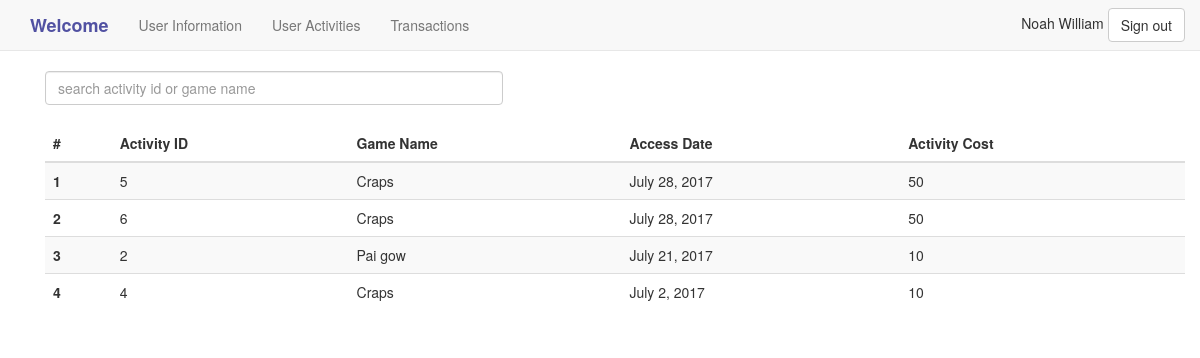
Screenshot of /User_Management/user_activity/ (signed in) with the database file from the repository.
### User_Management/models.py (models this page shows, shortened)
class ActivitiesRecord(models.Model):
    activity_id = models.AutoField(primary_key=True)
    access_date = models.DateField(auto_now_add=True)
    user_id = models.ForeignKey(MyUser)
    game_name = models.ForeignKey(Game)
    activity_cost = models.IntegerField()

class Game(models.Model):
    game_name = models.CharField(max_length=200, unique=True, primary_key=True)
    cost_per_time = models.IntegerField()
    game_description = models.CharField(max_length=400)

### User_Management/views.py (the view)
class UserActivityListView(ListView):
    model = models.ActivitiesRecord
    context_object_name = 'user_activities'
    template_name = 'user_activity.html'
    def get_queryset(self):
        q = self.request.GET.get('q')
        if q=="" or q==None:
            return models.ActivitiesRecord.objects.filter(user_id_id=self.request.user.myuser.id).order_by('-access_date')
        else:
            return models.ActivitiesRecord.objects.filter(Q(user_id_id=self.request.user.myuser.id), (Q(game_name__game_name__icontains=q) | Q(activity_id__icontains=q))).order_by('-access_date')
    def get_context_data(self, **kwargs):
        context = super(UserActivityListView, self).get_context_data(**kwargs)
        context['user_fullname'] = self.request.user.get_full_name
        context['myuser_id'] = self.request.user.myuser.id
        context['filtername'] = self.request.GET.get('q')
        return context
    @method_decorator(login_required)
    def dispatch(self, *args, **kwargs):
        return super(UserActivityListView, self).dispatch(*args, **kwargs)

### templates/user_activity.html (shortened to what this page needs)
<!DOCTYPE html>
{% extends 'user_page.html' %}
{% load staticfiles %}
{% load bootstrap %}
{% block extra_head %}
    <link href="https://maxcdn.bootstrapcdn.com/font-awesome/4.1.0/css/font-awesome.min.css" rel="stylesheet">
{% endblock %}
{% block body_block %}
    <div class="container">
        <div class="row">
            <div class="col-lg-5">
                 <form action="/User_Management/user_activity/" method="get" style="margin: auto 0;" id="myform">
                    <input type="text" id="search-text" name="q" placeholder="search activity id or game name" class="form-control">
                 </form>
            </div>
        </div>
    </div>
    <br>
    <div class="container">
        {% if user_activities.count != 0 %}
        <table class="table table-striped">
            <thead>
                <tr>
                    <th data-field="index">#</th>
                    <th>Activity ID</th>
                    <th>Game Name</th>
                    <th>Access Date</th>
                    <th>Activity Cost</th>
                </tr>
            </thead>
            <tbody>
                {% for activity in user_activities %}
                    <tr>
                        <th scope="row">{{ forloop.counter }}</th>
                        <td>{{ activity.activity_id }}</td>
                        <td>{{ activity.game_name.game_name }}</td>
                        <td>{{ activity.access_date }}</td>
                        <td>{{ activity.activity_cost }}</td>
                    </tr>
                {% endfor %}
            </tbody>
        </table>
        {% else %}
            <p>No records</p>
        {% endif %}
    </div>
{% endblock %}

### templates/user_page.html (shortened to what this page needs)
<!DOCTYPE html>
{% load staticfiles %}
{% load bootstrap %}
<html lang="en">
<head>
    <link rel="stylesheet" href="{% static "css/mystyle.css" %}">
    {% block extra_head %}
    {% endblock %}
    <link rel="stylesheet" href="https://maxcdn.bootstrapcdn.com/bootstrap/3.3.7/css/bootstrap.min.css">
</head>
<body>
    <nav class="navbar navbar-default navbar-static-top">
        <div class="container">
            <ul class="nav navbar-nav" id="myTab">
                <li><a class="navbar-brand" href="{% url 'User_Management:user_page' %}" style="font-size: large;font-weight: 600;color: #5151A2;">Welcome</a></li>
                <li><a class="navbar-link" data-toggle="tab" href="{% url 'User_Management:user_info' myuser_id %}">User Information</a></li>
                <li><a class="navbar-link" data-toggle="tab" href="{% url 'User_Management:user_activity' %}">User Activities</a></li>
                <li><a class="navbar-link" data-toggle="tab" href="{% url 'User_Management:user_transaction' %}">Transactions</a></li>
            </ul>
            <ul class="nav navbar-nav navbar-right">
                <span>{{ user_fullname }}</span>
                <a href="{% url 'User_Management:logout' %}"><button type="button" class="btn btn-default navbar-btn">Sign out</button></a>
            </ul>
        </div>
    </nav>
    <div class="container">
        {% block body_block %}
        {% endblock %}
    </div>
</body>
</html>

### rows the page displays
ActivitiesRecord: activity_id "5", game_name.game_name "Craps", access_date "July 28, 2017", activity_cost "50"
ActivitiesRecord: activity_id "6", game_name.game_name "Craps", access_date "July 28, 2017", activity_cost "50"
ActivitiesRecord: activity_id "2", game_name.game_name "Pai gow", access_date "July 21, 2017", activity_cost "10"
ActivitiesRecord: activity_id "4", game_name.game_name "Craps", access_date "July 2, 2017", activity_cost "10"

### other values shown
{{ user_fullname }} "Noah William"
